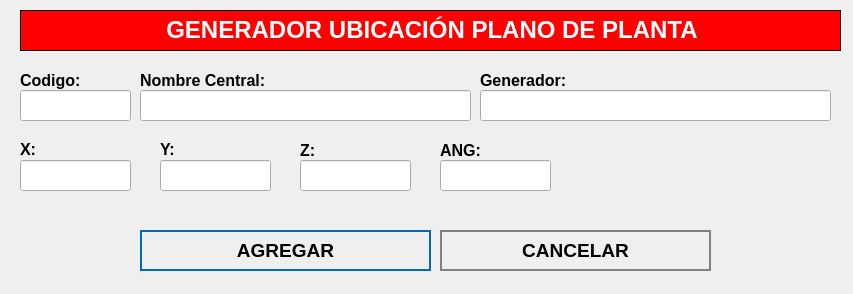
<?xml version="1.0" encoding="UTF-8"?>
<ui version="4.0">
 <class>NewBook</class>
 <widget class="QWidget" name="NewBook">
  <property name="geometry">
   <rect>
    <x>0</x>
    <y>0</y>
    <width>853</width>
    <height>294</height>
   </rect>
  </property>
  <property name="windowTitle">
   <string>Nuevo Registro</string>
  </property>
  <property name="styleSheet">
   <string notr="true">QPushButton
{	
	height: 2em;
 	border-style: solid;
	border-width: 2px;
 	border-color: grey;
	font-weight: bold;
}

QPushButton:hover
{
   	background-color:grey;
	color:white;
}</string>
  </property>
  <widget class="QLabel" name="label">
   <property name="geometry">
    <rect>
     <x>20</x>
     <y>10</y>
     <width>821</width>
     <height>41</height>
    </rect>
   </property>
   <property name="font">
    <font>
     <underline>false</underline>
    </font>
   </property>
   <property name="autoFillBackground">
    <bool>false</bool>
   </property>
   <property name="styleSheet">
    <string notr="true">background-color: red;</string>
   </property>
   <property name="frameShape">
    <enum>QFrame::Box</enum>
   </property>
   <property name="text">
    <string>&lt;html&gt;&lt;head/&gt;&lt;body&gt;&lt;p align=&quot;center&quot;&gt;&lt;span style=&quot; font-size:18pt; font-weight:600; color:#ffffff;&quot;&gt;GENERADOR UBICACIÓN PLANO DE PLANTA&lt;/span&gt;&lt;/p&gt;&lt;/body&gt;&lt;/html&gt;</string>
   </property>
  </widget>
  <widget class="QLabel" name="label_autoriza">
   <property name="geometry">
    <rect>
     <x>20</x>
     <y>70</y>
     <width>101</width>
     <height>21</height>
    </rect>
   </property>
   <property name="text">
    <string>&lt;html&gt;&lt;head/&gt;&lt;body&gt;&lt;p&gt;&lt;span style=&quot; font-size:12pt; font-weight:600;&quot;&gt;Codigo:&lt;/span&gt;&lt;/p&gt;&lt;/body&gt;&lt;/html&gt;</string>
   </property>
  </widget>
  <widget class="QLineEdit" name="inputCodigo">
   <property name="geometry">
    <rect>
     <x>20</x>
     <y>90</y>
     <width>111</width>
     <height>31</height>
    </rect>
   </property>
   <property name="font">
    <font>
     <pointsize>12</pointsize>
    </font>
   </property>
  </widget>
  <widget class="QLineEdit" name="inputNombre">
   <property name="geometry">
    <rect>
     <x>140</x>
     <y>90</y>
     <width>331</width>
     <height>31</height>
    </rect>
   </property>
   <property name="font">
    <font>
     <pointsize>12</pointsize>
    </font>
   </property>
  </widget>
  <widget class="QPushButton" name="addButton">
   <property name="geometry">
    <rect>
     <x>140</x>
     <y>230</y>
     <width>291</width>
     <height>41</height>
    </rect>
   </property>
   <property name="font">
    <font>
     <pointsize>14</pointsize>
     <weight>75</weight>
     <bold>true</bold>
    </font>
   </property>
   <property name="cursor">
    <cursorShape>PointingHandCursor</cursorShape>
   </property>
   <property name="styleSheet">
    <string notr="true">QPushButton
{	
	height: 2em;
 	border-style: solid;
	border-width: 2px;
 	border-color: #0069c0;
	font-weight: bold;
}

QPushButton:hover
{
   	background-color:#0069c0;
	color:white;
}</string>
   </property>
   <property name="text">
    <string>AGREGAR</string>
   </property>
   <property name="icon">
    <iconset>
     <normaloff>../assets/icons/add-icon.png</normaloff>../assets/icons/add-icon.png</iconset>
   </property>
   <property name="iconSize">
    <size>
     <width>30</width>
     <height>30</height>
    </size>
   </property>
   <property name="autoDefault">
    <bool>true</bool>
   </property>
   <property name="default">
    <bool>true</bool>
   </property>
   <property name="flat">
    <bool>true</bool>
   </property>
  </widget>
  <widget class="QPushButton" name="cancelButton">
   <property name="geometry">
    <rect>
     <x>440</x>
     <y>230</y>
     <width>271</width>
     <height>41</height>
    </rect>
   </property>
   <property name="font">
    <font>
     <pointsize>14</pointsize>
     <weight>75</weight>
     <bold>true</bold>
    </font>
   </property>
   <property name="cursor">
    <cursorShape>PointingHandCursor</cursorShape>
   </property>
   <property name="styleSheet">
    <string notr="true">QPushButton
{	
	height: 2em;
 	border-style: solid;
	border-width: 2px;
 	border-color: grey;
	font-weight: bold;
}

QPushButton:hover
{
   	background-color:grey;
	color:white;
}</string>
   </property>
   <property name="text">
    <string>CANCELAR</string>
   </property>
   <property name="icon">
    <iconset>
     <normaloff>../assets/icons/cancel-icon.png</normaloff>../assets/icons/cancel-icon.png</iconset>
   </property>
   <property name="iconSize">
    <size>
     <width>30</width>
     <height>30</height>
    </size>
   </property>
   <property name="autoDefault">
    <bool>true</bool>
   </property>
   <property name="default">
    <bool>true</bool>
   </property>
   <property name="flat">
    <bool>true</bool>
   </property>
  </widget>
  <widget class="QLabel" name="label_aquienVisita">
   <property name="geometry">
    <rect>
     <x>140</x>
     <y>70</y>
     <width>191</width>
     <height>21</height>
    </rect>
   </property>
   <property name="text">
    <string>&lt;html&gt;&lt;head/&gt;&lt;body&gt;&lt;p&gt;&lt;span style=&quot; font-size:12pt; font-weight:600;&quot;&gt;Nombre Central:&lt;/span&gt;&lt;/p&gt;&lt;/body&gt;&lt;/html&gt;</string>
   </property>
  </widget>
  <widget class="QLabel" name="label_horaIngreso">
   <property name="geometry">
    <rect>
     <x>20</x>
     <y>140</y>
     <width>171</width>
     <height>16</height>
    </rect>
   </property>
   <property name="text">
    <string>&lt;html&gt;&lt;head/&gt;&lt;body&gt;&lt;p&gt;&lt;span style=&quot; font-size:12pt; font-weight:600;&quot;&gt;X:&lt;/span&gt;&lt;/p&gt;&lt;/body&gt;&lt;/html&gt;</string>
   </property>
  </widget>
  <widget class="QLabel" name="label_horaSalida">
   <property name="geometry">
    <rect>
     <x>160</x>
     <y>140</y>
     <width>81</width>
     <height>16</height>
    </rect>
   </property>
   <property name="text">
    <string>&lt;html&gt;&lt;head/&gt;&lt;body&gt;&lt;p&gt;&lt;span style=&quot; font-size:12pt; font-weight:600;&quot;&gt;Y:&lt;/span&gt;&lt;/p&gt;&lt;/body&gt;&lt;/html&gt;</string>
   </property>
  </widget>
  <widget class="QLabel" name="label_motivoVisita">
   <property name="geometry">
    <rect>
     <x>300</x>
     <y>140</y>
     <width>131</width>
     <height>21</height>
    </rect>
   </property>
   <property name="text">
    <string>&lt;html&gt;&lt;head/&gt;&lt;body&gt;&lt;p&gt;&lt;span style=&quot; font-size:12pt; font-weight:600;&quot;&gt;Z:&lt;/span&gt;&lt;/p&gt;&lt;/body&gt;&lt;/html&gt;</string>
   </property>
  </widget>
  <widget class="QLabel" name="label_area_2">
   <property name="geometry">
    <rect>
     <x>480</x>
     <y>70</y>
     <width>171</width>
     <height>21</height>
    </rect>
   </property>
   <property name="text">
    <string>&lt;html&gt;&lt;head/&gt;&lt;body&gt;&lt;p&gt;&lt;span style=&quot; font-size:12pt; font-weight:600;&quot;&gt;Generador:&lt;/span&gt;&lt;/p&gt;&lt;/body&gt;&lt;/html&gt;</string>
   </property>
  </widget>
  <widget class="QLineEdit" name="inputGenerador">
   <property name="geometry">
    <rect>
     <x>480</x>
     <y>90</y>
     <width>351</width>
     <height>31</height>
    </rect>
   </property>
   <property name="font">
    <font>
     <pointsize>12</pointsize>
    </font>
   </property>
  </widget>
  <widget class="QLineEdit" name="inputX">
   <property name="geometry">
    <rect>
     <x>20</x>
     <y>160</y>
     <width>111</width>
     <height>31</height>
    </rect>
   </property>
   <property name="font">
    <font>
     <pointsize>12</pointsize>
    </font>
   </property>
  </widget>
  <widget class="QLineEdit" name="inputY">
   <property name="geometry">
    <rect>
     <x>160</x>
     <y>160</y>
     <width>111</width>
     <height>31</height>
    </rect>
   </property>
   <property name="font">
    <font>
     <pointsize>12</pointsize>
    </font>
   </property>
  </widget>
  <widget class="QLineEdit" name="inputZ">
   <property name="geometry">
    <rect>
     <x>300</x>
     <y>160</y>
     <width>111</width>
     <height>31</height>
    </rect>
   </property>
   <property name="font">
    <font>
     <pointsize>12</pointsize>
    </font>
   </property>
  </widget>
  <widget class="QLabel" name="label_motivoVisita_2">
   <property name="geometry">
    <rect>
     <x>440</x>
     <y>140</y>
     <width>131</width>
     <height>21</height>
    </rect>
   </property>
   <property name="text">
    <string>&lt;html&gt;&lt;head/&gt;&lt;body&gt;&lt;p&gt;&lt;span style=&quot; font-size:12pt; font-weight:600;&quot;&gt;ANG:&lt;/span&gt;&lt;/p&gt;&lt;/body&gt;&lt;/html&gt;</string>
   </property>
  </widget>
  <widget class="QLineEdit" name="inputANG">
   <property name="geometry">
    <rect>
     <x>440</x>
     <y>160</y>
     <width>111</width>
     <height>31</height>
    </rect>
   </property>
   <property name="font">
    <font>
     <pointsize>12</pointsize>
    </font>
   </property>
  </widget>
 </widget>
 <tabstops>
  <tabstop>inputCodigo</tabstop>
  <tabstop>inputNombre</tabstop>
  <tabstop>addButton</tabstop>
  <tabstop>cancelButton</tabstop>
 </tabstops>
 <resources/>
 <connections/>
</ui>
